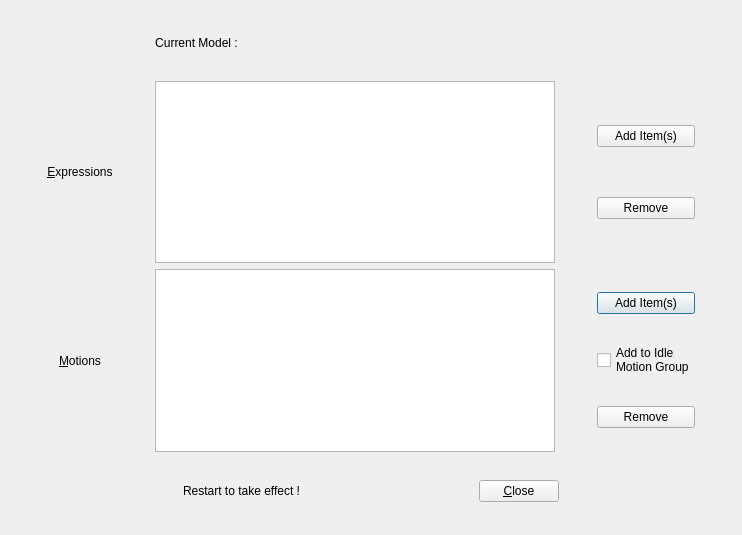
<?xml version="1.0" encoding="UTF-8"?>
<ui version="4.0">
 <class>configDialog</class>
 <widget class="QDialog" name="configDialog">
  <property name="geometry">
   <rect>
    <x>0</x>
    <y>0</y>
    <width>742</width>
    <height>535</height>
   </rect>
  </property>
  <property name="windowTitle">
   <string>Model Configurations</string>
  </property>
  <layout class="QVBoxLayout" name="verticalLayout_3">
   <item>
    <spacer name="verticalSpacer">
     <property name="orientation">
      <enum>Qt::Vertical</enum>
     </property>
     <property name="sizeHint" stdset="0">
      <size>
       <width>20</width>
       <height>40</height>
      </size>
     </property>
    </spacer>
   </item>
   <item>
    <layout class="QHBoxLayout" name="horizontalLayout_2">
     <item>
      <spacer name="horizontalSpacer_8">
       <property name="orientation">
        <enum>Qt::Horizontal</enum>
       </property>
       <property name="sizeHint" stdset="0">
        <size>
         <width>40</width>
         <height>20</height>
        </size>
       </property>
      </spacer>
     </item>
     <item>
      <widget class="QLabel" name="currentModelLabel">
       <property name="text">
        <string>Current Model :</string>
       </property>
       <property name="alignment">
        <set>Qt::AlignCenter</set>
       </property>
      </widget>
     </item>
     <item>
      <spacer name="horizontalSpacer_9">
       <property name="orientation">
        <enum>Qt::Horizontal</enum>
       </property>
       <property name="sizeHint" stdset="0">
        <size>
         <width>40</width>
         <height>20</height>
        </size>
       </property>
      </spacer>
     </item>
     <item>
      <widget class="QLabel" name="currentModelName">
       <property name="minimumSize">
        <size>
         <width>200</width>
         <height>0</height>
        </size>
       </property>
       <property name="text">
        <string/>
       </property>
       <property name="alignment">
        <set>Qt::AlignCenter</set>
       </property>
      </widget>
     </item>
     <item>
      <spacer name="horizontalSpacer_10">
       <property name="orientation">
        <enum>Qt::Horizontal</enum>
       </property>
       <property name="sizeHint" stdset="0">
        <size>
         <width>40</width>
         <height>20</height>
        </size>
       </property>
      </spacer>
     </item>
    </layout>
   </item>
   <item>
    <spacer name="verticalSpacer_2">
     <property name="orientation">
      <enum>Qt::Vertical</enum>
     </property>
     <property name="sizeHint" stdset="0">
      <size>
       <width>20</width>
       <height>40</height>
      </size>
     </property>
    </spacer>
   </item>
   <item>
    <layout class="QGridLayout" name="gridLayout">
     <item row="0" column="4">
      <spacer name="horizontalSpacer_5">
       <property name="orientation">
        <enum>Qt::Horizontal</enum>
       </property>
       <property name="sizeHint" stdset="0">
        <size>
         <width>40</width>
         <height>20</height>
        </size>
       </property>
      </spacer>
     </item>
     <item row="1" column="5">
      <layout class="QVBoxLayout" name="verticalLayout_2">
       <item>
        <widget class="QPushButton" name="motionAddBtn">
         <property name="text">
          <string>Add Item(s)</string>
         </property>
        </widget>
       </item>
       <item>
        <widget class="QCheckBox" name="idleCheckBox">
         <property name="text">
          <string>Add to Idle
Motion Group</string>
         </property>
        </widget>
       </item>
       <item>
        <widget class="QPushButton" name="motionRmBtn">
         <property name="text">
          <string>Remove</string>
         </property>
        </widget>
       </item>
      </layout>
     </item>
     <item row="1" column="1">
      <widget class="QLabel" name="motionLabel">
       <property name="text">
        <string>&amp;Motions</string>
       </property>
       <property name="alignment">
        <set>Qt::AlignCenter</set>
       </property>
       <property name="buddy">
        <cstring>motionList</cstring>
       </property>
      </widget>
     </item>
     <item row="0" column="3">
      <widget class="QListWidget" name="expressionList">
       <property name="minimumSize">
        <size>
         <width>400</width>
         <height>0</height>
        </size>
       </property>
      </widget>
     </item>
     <item row="0" column="6">
      <spacer name="horizontalSpacer_7">
       <property name="orientation">
        <enum>Qt::Horizontal</enum>
       </property>
       <property name="sizeHint" stdset="0">
        <size>
         <width>40</width>
         <height>20</height>
        </size>
       </property>
      </spacer>
     </item>
     <item row="0" column="5">
      <layout class="QVBoxLayout" name="verticalLayout">
       <item>
        <widget class="QPushButton" name="expressionAddBtn">
         <property name="text">
          <string>Add Item(s)</string>
         </property>
        </widget>
       </item>
       <item>
        <widget class="QPushButton" name="expressionRmBtn">
         <property name="text">
          <string>Remove</string>
         </property>
        </widget>
       </item>
      </layout>
     </item>
     <item row="0" column="1">
      <widget class="QLabel" name="expressionLabel">
       <property name="text">
        <string>&amp;Expressions</string>
       </property>
       <property name="alignment">
        <set>Qt::AlignCenter</set>
       </property>
       <property name="buddy">
        <cstring>expressionList</cstring>
       </property>
      </widget>
     </item>
     <item row="0" column="0">
      <spacer name="horizontalSpacer_6">
       <property name="orientation">
        <enum>Qt::Horizontal</enum>
       </property>
       <property name="sizeHint" stdset="0">
        <size>
         <width>40</width>
         <height>20</height>
        </size>
       </property>
      </spacer>
     </item>
     <item row="1" column="3">
      <widget class="QListWidget" name="motionList"/>
     </item>
     <item row="0" column="2">
      <spacer name="horizontalSpacer_4">
       <property name="orientation">
        <enum>Qt::Horizontal</enum>
       </property>
       <property name="sizeHint" stdset="0">
        <size>
         <width>40</width>
         <height>20</height>
        </size>
       </property>
      </spacer>
     </item>
    </layout>
   </item>
   <item>
    <spacer name="verticalSpacer_3">
     <property name="orientation">
      <enum>Qt::Vertical</enum>
     </property>
     <property name="sizeHint" stdset="0">
      <size>
       <width>20</width>
       <height>40</height>
      </size>
     </property>
    </spacer>
   </item>
   <item>
    <layout class="QHBoxLayout" name="horizontalLayout">
     <item>
      <spacer name="horizontalSpacer">
       <property name="orientation">
        <enum>Qt::Horizontal</enum>
       </property>
       <property name="sizeHint" stdset="0">
        <size>
         <width>40</width>
         <height>20</height>
        </size>
       </property>
      </spacer>
     </item>
     <item>
      <widget class="QLabel" name="tips">
       <property name="text">
        <string>Restart to take effect !</string>
       </property>
      </widget>
     </item>
     <item>
      <spacer name="horizontalSpacer_2">
       <property name="orientation">
        <enum>Qt::Horizontal</enum>
       </property>
       <property name="sizeHint" stdset="0">
        <size>
         <width>40</width>
         <height>20</height>
        </size>
       </property>
      </spacer>
     </item>
     <item>
      <widget class="QPushButton" name="closeBtn">
       <property name="text">
        <string>&amp;Close</string>
       </property>
      </widget>
     </item>
     <item>
      <spacer name="horizontalSpacer_3">
       <property name="orientation">
        <enum>Qt::Horizontal</enum>
       </property>
       <property name="sizeHint" stdset="0">
        <size>
         <width>40</width>
         <height>20</height>
        </size>
       </property>
      </spacer>
     </item>
    </layout>
   </item>
   <item>
    <spacer name="verticalSpacer_4">
     <property name="orientation">
      <enum>Qt::Vertical</enum>
     </property>
     <property name="sizeHint" stdset="0">
      <size>
       <width>20</width>
       <height>40</height>
      </size>
     </property>
    </spacer>
   </item>
  </layout>
 </widget>
 <tabstops>
  <tabstop>closeBtn</tabstop>
  <tabstop>expressionList</tabstop>
  <tabstop>motionList</tabstop>
  <tabstop>expressionAddBtn</tabstop>
  <tabstop>expressionRmBtn</tabstop>
  <tabstop>motionAddBtn</tabstop>
  <tabstop>motionRmBtn</tabstop>
 </tabstops>
 <resources/>
 <connections>
  <connection>
   <sender>closeBtn</sender>
   <signal>clicked()</signal>
   <receiver>configDialog</receiver>
   <slot>reject()</slot>
   <hints>
    <hint type="sourcelabel">
     <x>553</x>
     <y>494</y>
    </hint>
    <hint type="destinationlabel">
     <x>676</x>
     <y>465</y>
    </hint>
   </hints>
  </connection>
 </connections>
</ui>
